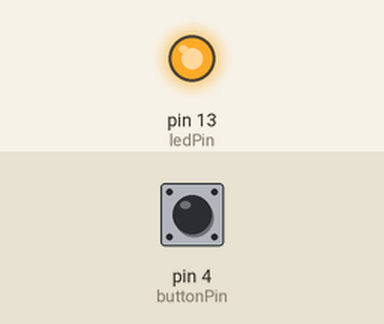
A sketch run on a simulated Arduino Uno, built with avr-gcc and run on an emulated ATmega328P. On the bench: output pins drawn as LEDs (lit = HIGH). The inputs (shaded band) are chosen by the test bench; at power-on: pin 4 (buttonPin) HIGH.

Above: at 1.2 s.
1.3 s: pin 4 (buttonPin) pulled LOW for 0.15 s
At 2.1 s:
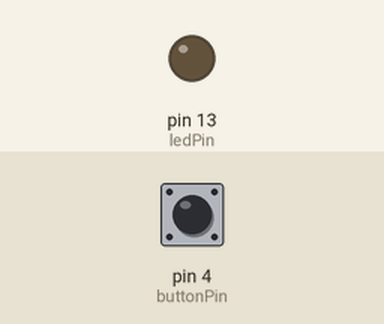
3.0 s: pin 4 (buttonPin) pulled LOW for 1 s
At 4.6 s:
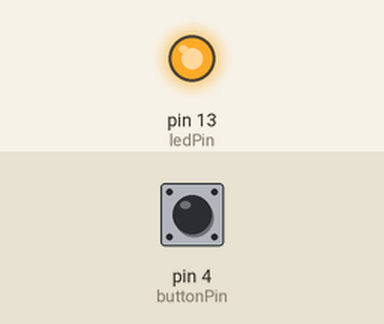
5.5 s: pin 4 (buttonPin) pulled LOW for 3.2 s
At 9.4 s:
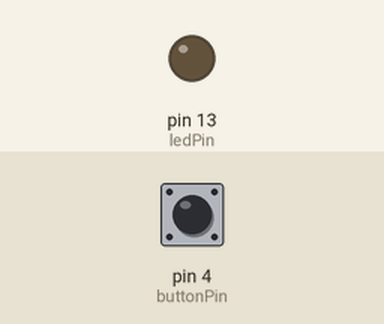
Timing chart, 0 to 10.9 s (numbered marks = the images above; inputs shaded):
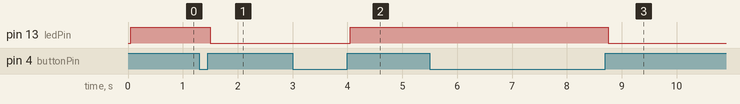

Measured:
- after the input at 1.3 s, pin 13 (ledPin): HIGH → LOW after 0.20 s
- after the input at 3.0 s, pin 13 (ledPin): LOW → HIGH after 1.1 s
- after the input at 5.5 s, pin 13 (ledPin): HIGH → LOW after 3.3 s

The sketch:

Digital_Input_Toggle.ino
```cpp
/*
  Button

  Turns on and off a light emitting diode(LED) connected to digital pin 13,
  when pressing a pushbutton attached to pin 2.

  The circuit:
  - LED attached from pin 13 to ground
  - pushbutton attached to pin 2 from +5V

  - Note: on most Arduinos there is already an LED on the board
    attached to pin 13.
*/

// constants won't change. They're used here to set pin numbers:
const int buttonPin = 4;     // the number of the pushbutton pin
const int ledPin =  13;      // the number of the LED pin

// variables will change:
int lastButtonState = LOW;
int ledState = 0;

void setup() {
  // initialize the LED pin as an output:
  pinMode(ledPin, OUTPUT);
  // initialize the pushbutton pin as an input with an internal pullup resistor:
  pinMode(buttonPin, INPUT_PULLUP);
  // the internal 20k Ohm pullup resistor sets the button to be HIGH by default and LOW when pressed
  // the internal 20k Ohm pullup resistor also limits current through the button (just need to sense the voltage change)
}

void loop() {
  // read the state of the pushbutton value:
  int buttonState = digitalRead(buttonPin);
  // check if the pushbutton is pressed. If it is, the buttonState is LOW:

  if (buttonState != lastButtonState) {
    delay(50);
    lastButtonState = buttonState;
    if (buttonState == HIGH) {
      if (ledState == 0) {
      // turn LED on:
      digitalWrite(ledPin, HIGH);
      ledState = 1;
    } else {
      // turn LED off:
      digitalWrite(ledPin, LOW);
      ledState = 0;
      }
  }

  }
}
```
